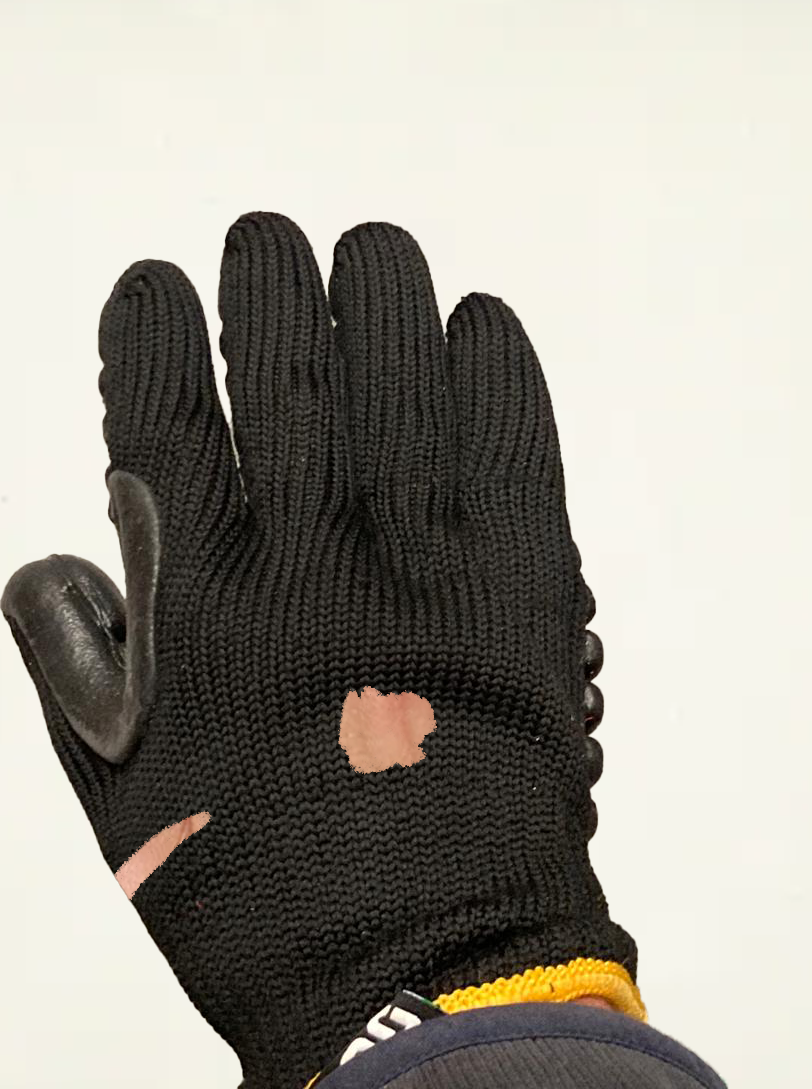
#> input picture src/img/black_fabric.png, 812 x 1089 px
$ python -i contour_helper.py   (imports and definitions only)
#> lines starting #> are read from the running program, lines starting #| are printed output that depends on the picture; after the words box and inside, x2 and y2 are one past the last pixel; in counts of white or black regions, pixels touching at a corner belong together
#> further down, picture is the input picture: shape (1089, 812, 3); mean B, G, R 145, 154.1, 157.5
import cv2 as cv
import numpy as np


# [92 lines left out: functions find_skin_contours, find_latex_contour, not called in this run]


def find_stain_contours(img):
    # Ballpoint pen stains
    stain_one_lower = np.array([115, 125, 90])
    stain_one_higher = np.array([145, 155, 105])
    img_lab = cv.cvtColor(img, cv.COLOR_BGR2LAB)
#> img_lab: shape (1089, 812, 3); mean of channels 0, 1, 2 155.9, 127.8, 133

    strel = cv.getStructuringElement(cv.MORPH_CROSS, (3, 3))

    stain_one_extracted = cv.inRange(
        img_lab,
        stain_one_lower,
        stain_one_higher
    )
#> stain_one_extracted: shape (1089, 812); every value is 0
    stain_one_extracted = cv.erode(
        stain_one_extracted,
        strel,
        iterations=1
    )
    stain_one_extracted = cv.dilate(
        stain_one_extracted,
        strel,
        iterations=3
    )
    stain_one_extracted = cv.Canny(stain_one_extracted, 0, 255)
    stain_one_extracted = cv.morphologyEx(
        stain_one_extracted,
        cv.MORPH_CLOSE,
        strel
    )
    # cv.imshow("stain_one_extracted", stain_one_extracted)

    # Black marker stains
    stain_two_lower = np.array([35, 125, 105])
    stain_two_higher = np.array([85, 135, 125])
    # stain_two_lower = np.array([40, 115, 100])
    # stain_two_higher = np.array([85, 135, 120])

    stain_two_extracted = cv.inRange(
        img_lab,
        stain_two_lower,
        stain_two_higher
    )
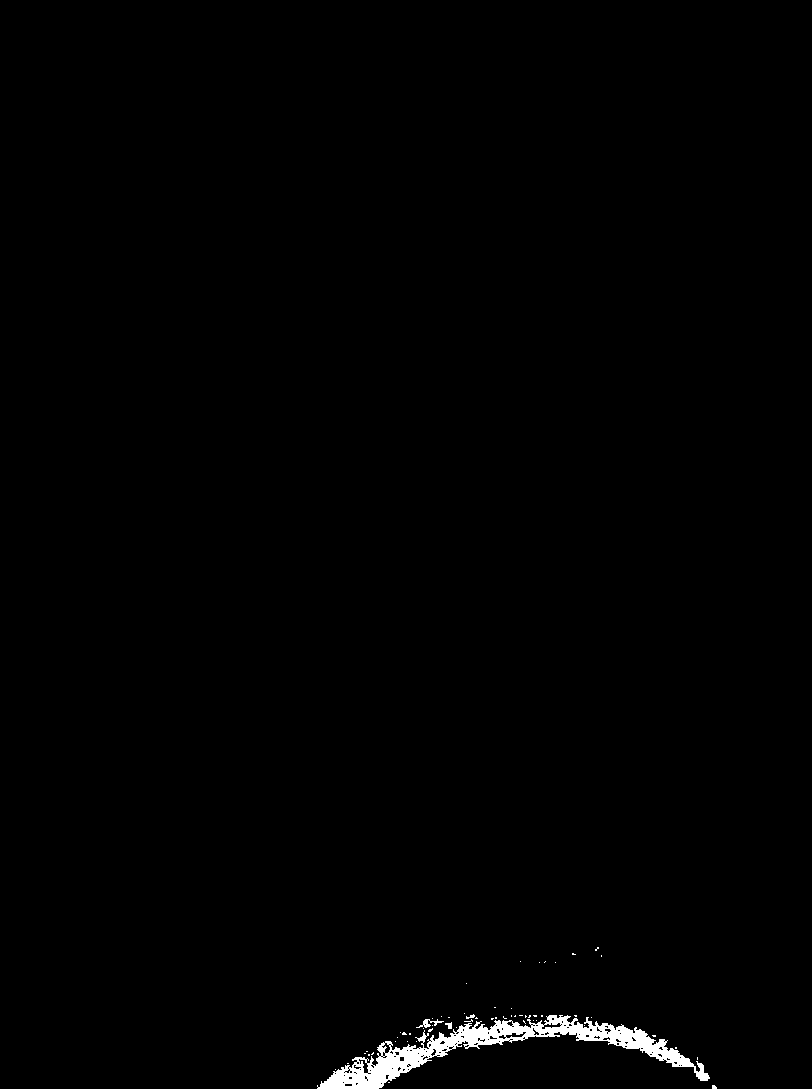
#> stain_two_extracted: shape (1089, 812); 0.82% white; 58 white regions (54 under 20 px), largest, box (x1, y1, x2, y2) and area: (317, 1015, 710, 1089) 6894, (416, 1019, 444, 1028) 90, (445, 1022, 452, 1029) 31, (466, 1014, 475, 1019) 23
    stain_two_extracted = cv.morphologyEx(
        stain_two_extracted,
        cv.MORPH_CLOSE,
        strel
    )
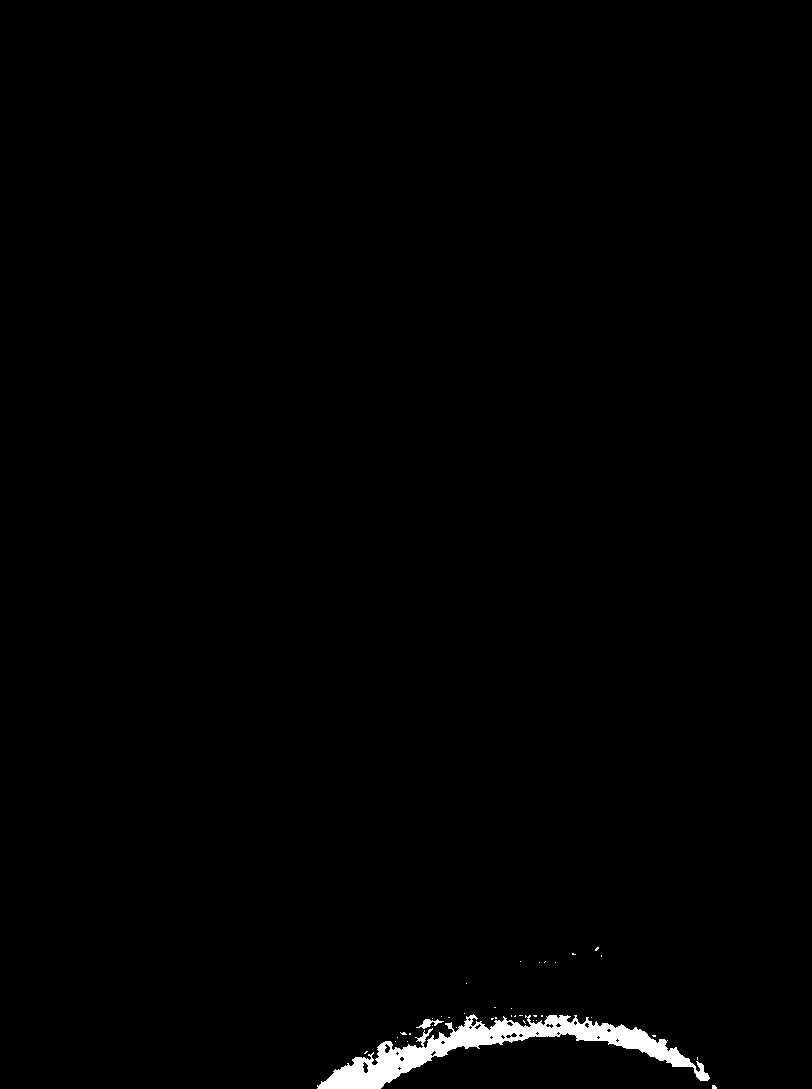
#> stain_two_extracted: shape (1089, 812); 0.91% white; 38 white regions (36 under 20 px), largest, box (x1, y1, x2, y2) and area: (317, 1014, 710, 1089) 7818, (416, 1019, 444, 1029) 112
    stain_two_extracted = cv.erode(
        stain_two_extracted,
        strel,
        iterations=1
    )
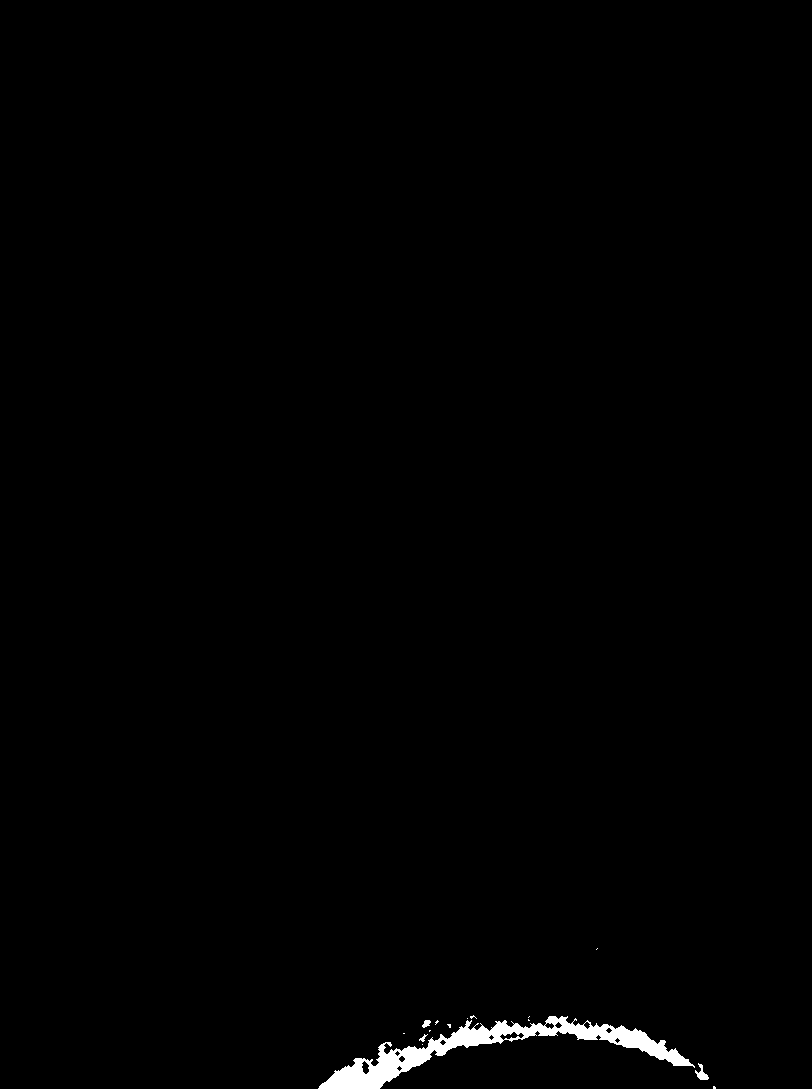
#> stain_two_extracted: shape (1089, 812); 0.74% white; 15 white regions (11 under 20 px), largest, box (x1, y1, x2, y2) and area: (318, 1016, 695, 1089) 6296, (695, 1063, 709, 1080) 106, (422, 1020, 431, 1028) 46, (419, 1034, 428, 1042) 28
    stain_two_extracted = cv.dilate(
        stain_two_extracted,
        strel,
        iterations=3
    )
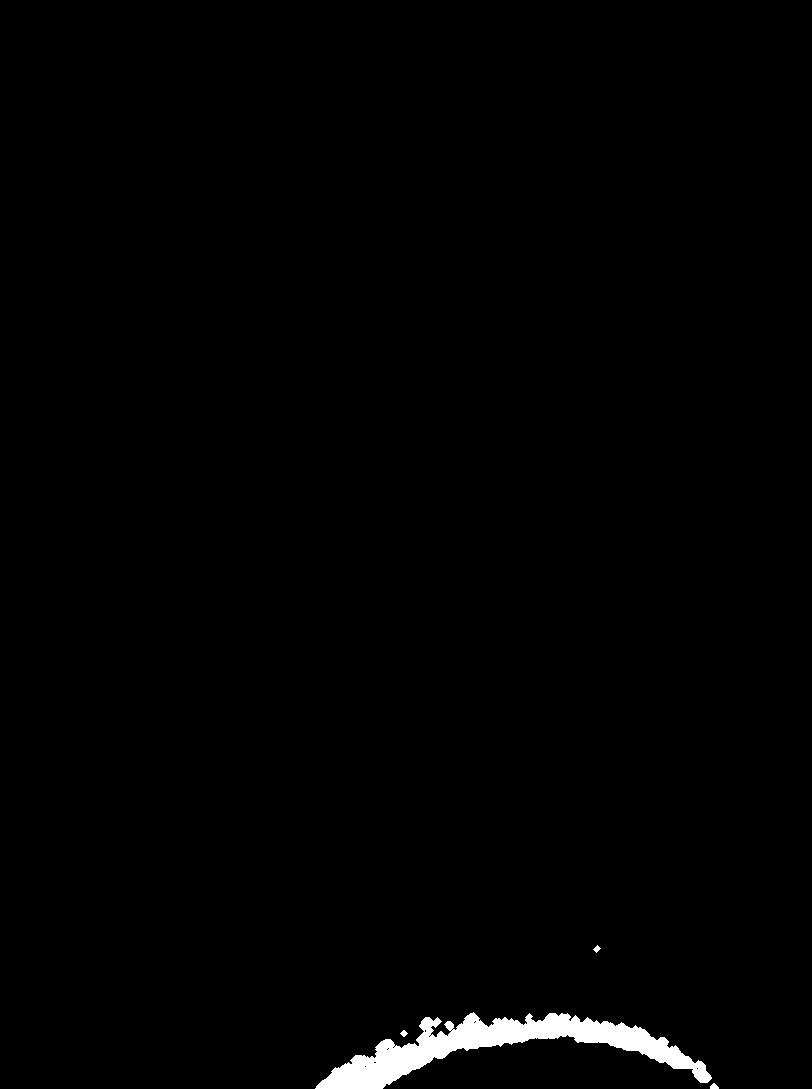
#> stain_two_extracted: shape (1089, 812); 1.1% white; 4 white regions, box (x1, y1, x2, y2) and area: (315, 1012, 712, 1089) 10001, (710, 1083, 719, 1089) 38, (593, 945, 601, 953) 32, (400, 1030, 408, 1037) 32
    # cv.imshow("stain_two_extracted", stain_two_extracted)
    stain_two_extracted = cv.Canny(stain_two_extracted, 0, 255)
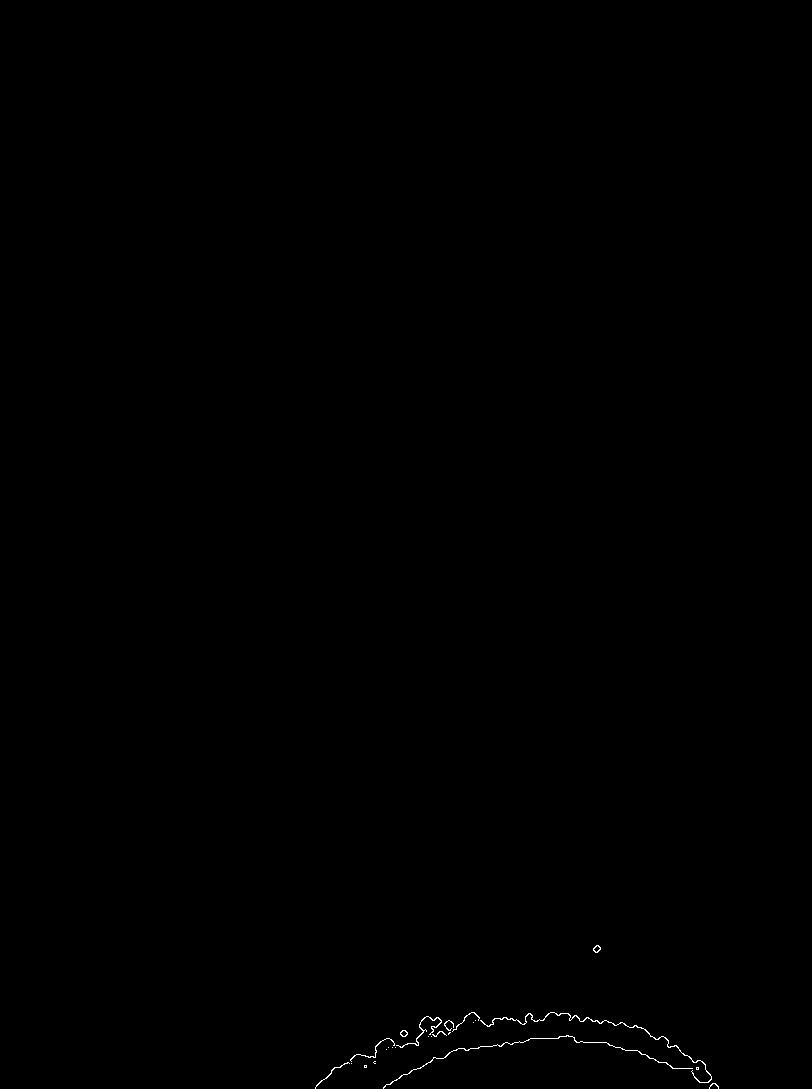
#> stain_two_extracted: shape (1089, 812); 0.14% white in thin lines or dots, all inside (x1, y1, x2, y2) = (315, 945, 719, 1089)
    # cv.imshow("stain_two_extracted", stain_two_extracted)

    stain_combined_extracted = cv.bitwise_or(
        stain_one_extracted,
        stain_two_extracted
    )

    stain_contours, hierarchy = cv.findContours(
        stain_combined_extracted,
        cv.RETR_TREE,
        cv.CHAIN_APPROX_SIMPLE
    )
#> stain_contours = 28 contours, 21 with area under 20; largest, box (x1, y1, x2, y2) and area: (480, 1012, 712, 1083) 120, (383, 1035, 693, 1089) 57, (396, 1016, 442, 1048) 45, (593, 945, 601, 953) 36, (400, 1030, 408, 1037) 34, (400, 1030, 408, 1037) 24, (593, 945, 601, 953) 24

    # cv.drawContours(img, stain_contours, -1, (0, 255, 0), 2)
    # cv.imshow("stain_combined_extracted", img)
    return stain_contours
# [128 lines left out: functions find_oven_contours, find_frosting_contour, find_burn_contour, find_flour_contour, not called in this run]

# [6 lines of commented-out code are left out]

>>> import cv2
>>> picture = cv2.imread('../img/black_fabric.png')
>>> result = find_stain_contours(picture)
#> result has the same summary as stain_contours in find_stain_contours
